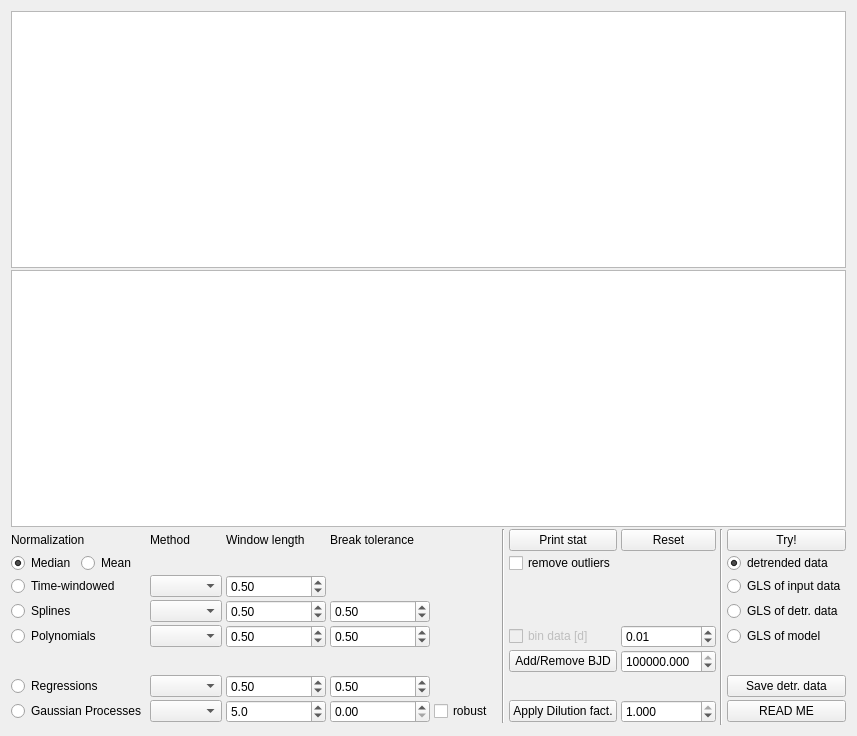
<?xml version="1.0" encoding="UTF-8"?>
<ui version="4.0">
 <class>Detrend</class>
 <widget class="QWidget" name="Detrend">
  <property name="geometry">
   <rect>
    <x>0</x>
    <y>0</y>
    <width>857</width>
    <height>736</height>
   </rect>
  </property>
  <property name="font">
   <font>
    <pointsize>9</pointsize>
   </font>
  </property>
  <property name="windowTitle">
   <string>Detrend</string>
  </property>
  <property name="windowIcon">
   <iconset>
    <normaloff>33_striker.png</normaloff>33_striker.png</iconset>
  </property>
  <property name="locale">
   <locale language="English" country="UnitedKingdom"/>
  </property>
  <layout class="QGridLayout" name="gridLayout_2">
   <item row="0" column="0">
    <layout class="QGridLayout" name="gridLayout">
     <property name="horizontalSpacing">
      <number>4</number>
     </property>
     <property name="verticalSpacing">
      <number>2</number>
     </property>
     <item row="2" column="4">
      <widget class="QLabel" name="label_tolerance">
       <property name="font">
        <font>
         <pointsize>9</pointsize>
        </font>
       </property>
       <property name="text">
        <string>Break tolerance</string>
       </property>
      </widget>
     </item>
     <item row="3" column="0">
      <widget class="QRadioButton" name="radio_remove_median">
       <property name="font">
        <font>
         <pointsize>9</pointsize>
        </font>
       </property>
       <property name="text">
        <string>Median</string>
       </property>
       <property name="checked">
        <bool>true</bool>
       </property>
       <attribute name="buttonGroup">
        <string notr="true">buttonGroup_trendOptions</string>
       </attribute>
      </widget>
     </item>
     <item row="9" column="4">
      <widget class="QDoubleSpinBox" name="GP_period">
       <property name="font">
        <font>
         <pointsize>9</pointsize>
        </font>
       </property>
      </widget>
     </item>
     <item row="9" column="5">
      <widget class="QCheckBox" name="checkBox_GP_robust">
       <property name="font">
        <font>
         <pointsize>9</pointsize>
        </font>
       </property>
       <property name="text">
        <string>robust</string>
       </property>
      </widget>
     </item>
     <item row="9" column="0" colspan="2">
      <widget class="QRadioButton" name="radio_GPs">
       <property name="font">
        <font>
         <pointsize>9</pointsize>
        </font>
       </property>
       <property name="text">
        <string>Gaussian Processes</string>
       </property>
       <attribute name="buttonGroup">
        <string notr="true">buttonGroup_trendOptions</string>
       </attribute>
      </widget>
     </item>
     <item row="2" column="8">
      <widget class="QPushButton" name="reset_data">
       <property name="font">
        <font>
         <pointsize>9</pointsize>
        </font>
       </property>
       <property name="text">
        <string>Reset</string>
       </property>
      </widget>
     </item>
     <item row="8" column="0" colspan="2">
      <widget class="QRadioButton" name="radio_Regressions">
       <property name="font">
        <font>
         <pointsize>9</pointsize>
        </font>
       </property>
       <property name="text">
        <string>Regressions</string>
       </property>
       <attribute name="buttonGroup">
        <string notr="true">buttonGroup_trendOptions</string>
       </attribute>
      </widget>
     </item>
     <item row="2" column="6" rowspan="8">
      <widget class="Line" name="line_2">
       <property name="orientation">
        <enum>Qt::Vertical</enum>
       </property>
      </widget>
     </item>
     <item row="4" column="10">
      <widget class="QRadioButton" name="GLS_of_data">
       <property name="font">
        <font>
         <pointsize>9</pointsize>
        </font>
       </property>
       <property name="text">
        <string>GLS of input data</string>
       </property>
       <attribute name="buttonGroup">
        <string notr="true">buttonGroup_plot2</string>
       </attribute>
      </widget>
     </item>
     <item row="6" column="4">
      <widget class="QDoubleSpinBox" name="poly_bt">
       <property name="font">
        <font>
         <pointsize>9</pointsize>
        </font>
       </property>
       <property name="maximum">
        <double>1.000000000000000</double>
       </property>
       <property name="singleStep">
        <double>0.100000000000000</double>
       </property>
       <property name="value">
        <double>0.500000000000000</double>
       </property>
      </widget>
     </item>
     <item row="9" column="10">
      <widget class="QPushButton" name="readme_button">
       <property name="font">
        <font>
         <pointsize>9</pointsize>
        </font>
       </property>
       <property name="text">
        <string>READ ME</string>
       </property>
      </widget>
     </item>
     <item row="4" column="3">
      <widget class="QDoubleSpinBox" name="sliders_wl">
       <property name="minimumSize">
        <size>
         <width>100</width>
         <height>0</height>
        </size>
       </property>
       <property name="font">
        <font>
         <pointsize>9</pointsize>
        </font>
       </property>
       <property name="locale">
        <locale language="English" country="UnitedKingdom"/>
       </property>
       <property name="minimum">
        <double>0.100000000000000</double>
       </property>
       <property name="maximum">
        <double>2.000000000000000</double>
       </property>
       <property name="singleStep">
        <double>0.100000000000000</double>
       </property>
       <property name="value">
        <double>0.500000000000000</double>
       </property>
      </widget>
     </item>
     <item row="2" column="3">
      <widget class="QLabel" name="label_wl">
       <property name="font">
        <font>
         <pointsize>9</pointsize>
        </font>
       </property>
       <property name="text">
        <string>Window length</string>
       </property>
      </widget>
     </item>
     <item row="4" column="2">
      <widget class="QComboBox" name="comboBox_sliders">
       <property name="font">
        <font>
         <pointsize>9</pointsize>
        </font>
       </property>
      </widget>
     </item>
     <item row="2" column="0" colspan="2">
      <widget class="QLabel" name="label">
       <property name="font">
        <font>
         <pointsize>9</pointsize>
        </font>
       </property>
       <property name="text">
        <string>Normalization</string>
       </property>
      </widget>
     </item>
     <item row="8" column="2">
      <widget class="QComboBox" name="comboBox_regs">
       <property name="font">
        <font>
         <pointsize>9</pointsize>
        </font>
       </property>
      </widget>
     </item>
     <item row="9" column="2">
      <widget class="QComboBox" name="comboBox_GP">
       <property name="font">
        <font>
         <pointsize>9</pointsize>
        </font>
       </property>
      </widget>
     </item>
     <item row="6" column="10">
      <widget class="QRadioButton" name="GLS_of_model">
       <property name="font">
        <font>
         <pointsize>9</pointsize>
        </font>
       </property>
       <property name="text">
        <string>GLS of model</string>
       </property>
       <attribute name="buttonGroup">
        <string notr="true">buttonGroup_plot2</string>
       </attribute>
      </widget>
     </item>
     <item row="3" column="1">
      <widget class="QRadioButton" name="radio_remove_mean">
       <property name="font">
        <font>
         <pointsize>9</pointsize>
        </font>
       </property>
       <property name="text">
        <string>Mean</string>
       </property>
       <property name="checked">
        <bool>false</bool>
       </property>
       <attribute name="buttonGroup">
        <string notr="true">buttonGroup_trendOptions</string>
       </attribute>
      </widget>
     </item>
     <item row="6" column="2">
      <widget class="QComboBox" name="comboBox_poly">
       <property name="font">
        <font>
         <pointsize>9</pointsize>
        </font>
       </property>
      </widget>
     </item>
     <item row="8" column="3">
      <widget class="QDoubleSpinBox" name="regres_wl">
       <property name="font">
        <font>
         <pointsize>9</pointsize>
        </font>
       </property>
       <property name="minimum">
        <double>0.100000000000000</double>
       </property>
       <property name="maximum">
        <double>2.000000000000000</double>
       </property>
       <property name="singleStep">
        <double>0.100000000000000</double>
       </property>
       <property name="value">
        <double>0.500000000000000</double>
       </property>
      </widget>
     </item>
     <item row="2" column="7">
      <widget class="QPushButton" name="print_stat">
       <property name="font">
        <font>
         <pointsize>9</pointsize>
        </font>
       </property>
       <property name="text">
        <string>Print stat</string>
       </property>
      </widget>
     </item>
     <item row="3" column="7" colspan="2">
      <widget class="QCheckBox" name="click_to_reject">
       <property name="font">
        <font>
         <pointsize>9</pointsize>
        </font>
       </property>
       <property name="text">
        <string>remove outliers</string>
       </property>
      </widget>
     </item>
     <item row="5" column="10">
      <widget class="QRadioButton" name="GLS_of_detr_data">
       <property name="font">
        <font>
         <pointsize>9</pointsize>
        </font>
       </property>
       <property name="text">
        <string>GLS of detr. data</string>
       </property>
       <attribute name="buttonGroup">
        <string notr="true">buttonGroup_plot2</string>
       </attribute>
      </widget>
     </item>
     <item row="5" column="4">
      <widget class="QDoubleSpinBox" name="spline_bt">
       <property name="minimumSize">
        <size>
         <width>100</width>
         <height>0</height>
        </size>
       </property>
       <property name="font">
        <font>
         <pointsize>9</pointsize>
        </font>
       </property>
       <property name="maximum">
        <double>1.000000000000000</double>
       </property>
       <property name="singleStep">
        <double>0.100000000000000</double>
       </property>
       <property name="value">
        <double>0.500000000000000</double>
       </property>
      </widget>
     </item>
     <item row="3" column="10">
      <widget class="QRadioButton" name="flatten_data">
       <property name="font">
        <font>
         <pointsize>9</pointsize>
        </font>
       </property>
       <property name="text">
        <string>detrended data</string>
       </property>
       <property name="checked">
        <bool>true</bool>
       </property>
       <attribute name="buttonGroup">
        <string notr="true">buttonGroup_plot2</string>
       </attribute>
      </widget>
     </item>
     <item row="6" column="3">
      <widget class="QDoubleSpinBox" name="poly_wl">
       <property name="font">
        <font>
         <pointsize>9</pointsize>
        </font>
       </property>
       <property name="minimum">
        <double>0.100000000000000</double>
       </property>
       <property name="maximum">
        <double>2.000000000000000</double>
       </property>
       <property name="singleStep">
        <double>0.100000000000000</double>
       </property>
       <property name="value">
        <double>0.500000000000000</double>
       </property>
      </widget>
     </item>
     <item row="5" column="3">
      <widget class="QDoubleSpinBox" name="spline_wl">
       <property name="font">
        <font>
         <pointsize>9</pointsize>
        </font>
       </property>
       <property name="minimum">
        <double>0.100000000000000</double>
       </property>
       <property name="maximum">
        <double>2.000000000000000</double>
       </property>
       <property name="singleStep">
        <double>0.100000000000000</double>
       </property>
       <property name="value">
        <double>0.500000000000000</double>
       </property>
      </widget>
     </item>
     <item row="5" column="2">
      <widget class="QComboBox" name="comboBox_splines">
       <property name="font">
        <font>
         <pointsize>9</pointsize>
        </font>
       </property>
      </widget>
     </item>
     <item row="8" column="4">
      <widget class="QDoubleSpinBox" name="regres_bt">
       <property name="font">
        <font>
         <pointsize>9</pointsize>
        </font>
       </property>
       <property name="maximum">
        <double>1.000000000000000</double>
       </property>
       <property name="singleStep">
        <double>0.100000000000000</double>
       </property>
       <property name="value">
        <double>0.500000000000000</double>
       </property>
      </widget>
     </item>
     <item row="8" column="10">
      <widget class="QPushButton" name="saveProduct">
       <property name="font">
        <font>
         <pointsize>9</pointsize>
        </font>
       </property>
       <property name="text">
        <string>Save detr. data</string>
       </property>
      </widget>
     </item>
     <item row="4" column="0" colspan="2">
      <widget class="QRadioButton" name="radio_timeW">
       <property name="font">
        <font>
         <pointsize>9</pointsize>
        </font>
       </property>
       <property name="text">
        <string>Time-windowed </string>
       </property>
       <attribute name="buttonGroup">
        <string notr="true">buttonGroup_trendOptions</string>
       </attribute>
      </widget>
     </item>
     <item row="0" column="0" colspan="11">
      <widget class="PlotWidget" name="plot">
       <property name="mouseTracking">
        <bool>true</bool>
       </property>
      </widget>
     </item>
     <item row="2" column="2">
      <widget class="QLabel" name="label_method">
       <property name="font">
        <font>
         <pointsize>9</pointsize>
        </font>
       </property>
       <property name="text">
        <string>Method</string>
       </property>
      </widget>
     </item>
     <item row="3" column="5">
      <spacer name="horizontalSpacer">
       <property name="orientation">
        <enum>Qt::Horizontal</enum>
       </property>
       <property name="sizeHint" stdset="0">
        <size>
         <width>13</width>
         <height>20</height>
        </size>
       </property>
      </spacer>
     </item>
     <item row="6" column="0" colspan="2">
      <widget class="QRadioButton" name="radio_Polynomials">
       <property name="font">
        <font>
         <pointsize>9</pointsize>
        </font>
       </property>
       <property name="text">
        <string>Polynomials</string>
       </property>
       <attribute name="buttonGroup">
        <string notr="true">buttonGroup_trendOptions</string>
       </attribute>
      </widget>
     </item>
     <item row="9" column="3">
      <widget class="QDoubleSpinBox" name="kernel_size">
       <property name="font">
        <font>
         <pointsize>9</pointsize>
        </font>
       </property>
       <property name="decimals">
        <number>1</number>
       </property>
       <property name="maximum">
        <double>100.000000000000000</double>
       </property>
       <property name="singleStep">
        <double>0.100000000000000</double>
       </property>
       <property name="value">
        <double>5.000000000000000</double>
       </property>
      </widget>
     </item>
     <item row="2" column="9" rowspan="9">
      <widget class="Line" name="line">
       <property name="orientation">
        <enum>Qt::Vertical</enum>
       </property>
      </widget>
     </item>
     <item row="5" column="0" colspan="2">
      <widget class="QRadioButton" name="radio_Splines">
       <property name="font">
        <font>
         <pointsize>9</pointsize>
        </font>
       </property>
       <property name="text">
        <string>Splines</string>
       </property>
       <attribute name="buttonGroup">
        <string notr="true">buttonGroup_trendOptions</string>
       </attribute>
      </widget>
     </item>
     <item row="2" column="10">
      <widget class="QPushButton" name="try_button">
       <property name="font">
        <font>
         <pointsize>9</pointsize>
        </font>
       </property>
       <property name="text">
        <string>Try!</string>
       </property>
      </widget>
     </item>
     <item row="1" column="0" colspan="11">
      <widget class="PlotWidget" name="plot_2">
       <property name="mouseTracking">
        <bool>true</bool>
       </property>
      </widget>
     </item>
     <item row="7" column="8">
      <widget class="QDoubleSpinBox" name="extra_BJD">
       <property name="maximumSize">
        <size>
         <width>100</width>
         <height>16777215</height>
        </size>
       </property>
       <property name="font">
        <font>
         <pointsize>9</pointsize>
        </font>
       </property>
       <property name="decimals">
        <number>3</number>
       </property>
       <property name="minimum">
        <double>-9999999.000000000000000</double>
       </property>
       <property name="maximum">
        <double>9999999.000000000000000</double>
       </property>
       <property name="value">
        <double>2457000.000000000000000</double>
       </property>
      </widget>
     </item>
     <item row="7" column="7">
      <widget class="QPushButton" name="add_epoch">
       <property name="font">
        <font>
         <pointsize>9</pointsize>
        </font>
       </property>
       <property name="text">
        <string>Add/Remove BJD</string>
       </property>
      </widget>
     </item>
     <item row="6" column="7">
      <widget class="QCheckBox" name="checkBox">
       <property name="enabled">
        <bool>false</bool>
       </property>
       <property name="font">
        <font>
         <pointsize>9</pointsize>
        </font>
       </property>
       <property name="text">
        <string>bin data [d]</string>
       </property>
      </widget>
     </item>
     <item row="6" column="8">
      <widget class="QDoubleSpinBox" name="doubleSpinBox">
       <property name="enabled">
        <bool>true</bool>
       </property>
       <property name="font">
        <font>
         <pointsize>9</pointsize>
        </font>
       </property>
       <property name="minimum">
        <double>0.000000000000000</double>
       </property>
       <property name="singleStep">
        <double>0.010000000000000</double>
       </property>
       <property name="value">
        <double>0.010000000000000</double>
       </property>
      </widget>
     </item>
     <item row="9" column="7">
      <widget class="QPushButton" name="apply_dilution">
       <property name="font">
        <font>
         <pointsize>9</pointsize>
        </font>
       </property>
       <property name="text">
        <string>Apply Dilution fact.</string>
       </property>
      </widget>
     </item>
     <item row="9" column="8">
      <widget class="QDoubleSpinBox" name="Dilution_fact">
       <property name="font">
        <font>
         <pointsize>9</pointsize>
        </font>
       </property>
       <property name="decimals">
        <number>3</number>
       </property>
       <property name="minimum">
        <double>0.010000000000000</double>
       </property>
       <property name="maximum">
        <double>1.000000000000000</double>
       </property>
       <property name="singleStep">
        <double>0.010000000000000</double>
       </property>
       <property name="value">
        <double>1.000000000000000</double>
       </property>
      </widget>
     </item>
    </layout>
   </item>
  </layout>
 </widget>
 <customwidgets>
  <customwidget>
   <class>PlotWidget</class>
   <extends>QGraphicsView</extends>
   <header location="global">pyqtgraph</header>
  </customwidget>
 </customwidgets>
 <resources/>
 <connections/>
 <buttongroups>
  <buttongroup name="buttonGroup_trendOptions"/>
  <buttongroup name="buttonGroup_plot2"/>
 </buttongroups>
</ui>
